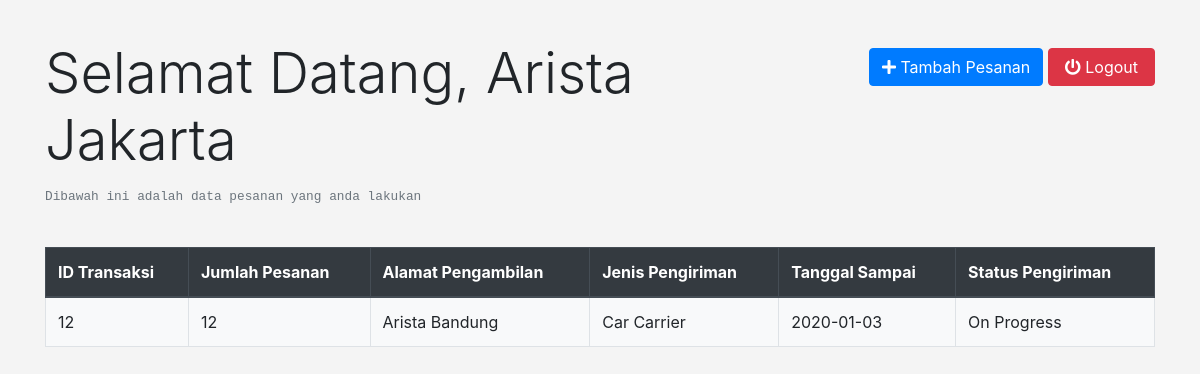
Screenshot of /halaman_pemesan.php (signed in) with the database file from the repository.
### tables this page shows
CREATE TABLE `pemesan` (
  `id_pemesan` int(11) NOT NULL,
  `username_pmsn` varchar(255) NOT NULL,
  `password_pmsn` varchar(255) NOT NULL,
  `nama_pemesan` varchar(255) NOT NULL,
  `alamat_pemesan` varchar(255) NOT NULL,
  `telephone_pemesan` varchar(255) NOT NULL
);

CREATE TABLE `transaksi_pemesanan` (
  `id_transaksi` int(11) NOT NULL,
  `id_pemesan` int(11) NOT NULL,
  `jumlah_pesanan` int(11) NOT NULL,
  `alamat_pengambilan` varchar(255) NOT NULL,
  `alamat_tujuan` varchar(255) NOT NULL,
  `jenis_pengiriman` varchar(255) NOT NULL,
  `tanggal_sampai` date NOT NULL,
  `status_pengiriman` varchar(255) NOT NULL,
  `nama_krwn` varchar(255) DEFAULT 'Search Driver'
);

### functions.php (called while the page is built, shortened)
<?php
    $conn = mysqli_connect('localhost', 'root', '', 'spk_supir_ekspedisi');
    function query($query){
        global $conn;
        $rows = [];
        $result = mysqli_query($conn,$query);
        while ($row = mysqli_fetch_assoc($result)) {
            $rows[] = $row;
        }
        return $rows;
    }
?>

### halaman_pemesan.php (the view, shortened to what this page needs)
<?php
  require 'functions.php';
  $id_pemesan = $_SESSION["id_pemesan"];
  $query_transaksi = "SELECT tr.id_transaksi, tr.jumlah_pesanan, tr.alamat_pengambilan,
                      tr.alamat_tujuan, tr.jenis_pengiriman, tr.tanggal_sampai, tr.status_pengiriman,
                      tr.nama_krwn
                      FROM transaksi_pemesanan tr
                      WHERE tr.id_pemesan = '$id_pemesan'
                      ORDER BY tr.id_transaksi DESC";
  $transaksi_pemesan = query($query_transaksi);
  $query_pemesan = "SELECT nama_pemesan FROM pemesan WHERE id_pemesan = '$id_pemesan'";
  $pemesan = query($query_pemesan)[0];
?>
<!DOCTYPE html>
<html>
<head>
    <link rel="stylesheet" href="libraries/bootstrap/css/bootstrap.css">
    <link rel="stylesheet" href="styles/main.css">
    <link rel="stylesheet" href="https://use.fontawesome.com/releases/v5.1.1/css/all.css">
</head>
<body>
    <div class="container">
      <div class="row my-4">
        <div class="col-lg-7 my-3">
          <h1 class="display-4">Selamat Datang, <?= $pemesan["nama_pemesan"]; ?></h1>
          <small class="text-muted text-monospace">Dibawah ini adalah data pesanan yang anda lakukan</small>
        </div>
        <div id="button" class="col-lg-5 my-4 text-right text-white">
          <a class="btn btn-primary" onClick ='top.location="halaman_tambah_pesanan.php?id_pemesan=<?= $id_pemesan; ?>"'>
            <i class="fa fa-plus"></i> Tambah Pesanan
          </a>
          <a href="logout.php" class="btn btn-danger px-3">
            <i class="fa fa-power-off"></i> Logout
          </a>
        </div>
      </div>
    </div>
    <main id="content">
      <div id="table_data" class="container">
        <table class="table table-bordered table-responsive-sm">
            <thead class="thead-dark">
                <tr>
                  <th scope="col">ID Transaksi</th>
                  <th scope="col">Jumlah Pesanan</th>
                  <th scope="col">Alamat Pengambilan</th>
                  <th scope="col">Jenis Pengiriman</th>
                  <th scope="col">Tanggal Sampai</th>
                  <th scope="col">Status Pengiriman</th>
                </tr>
            </thead>
            <tbody class="bg-light">
                <?php foreach($transaksi_pemesan as $transaksi): ?>
                  <tr>
                    <td><?= $transaksi["id_transaksi"];?></td>
                    <td><?= $transaksi["jumlah_pesanan"];?></td>
                    <td><?= $transaksi["alamat_pengambilan"];?></td>
                    <td><?= $transaksi["jenis_pengiriman"];?></td>
                    <td><?= $transaksi["tanggal_sampai"];?></td>
                    <td>
                      <?php
                      if($transaksi["nama_krwn"] == "Search Driver"):
                        echo "Search Driver";
                      else:
                        echo $transaksi["status_pengiriman"];
                      endif;
                      ?>
                    </td>
                  </tr>
                <?php endforeach;?>
            </tbody>
        </table>
      </div>
    </main>
</body>
</html>

### styles/main.css (style rules this page uses)
body { background-color: #f4f4f4; }

### rows the page displays
pemesan: nama_pemesan "Arista Jakarta"
transaksi_pemesanan: id_transaksi "12", jumlah_pesanan "12", alamat_pengambilan "Arista Bandung", jenis_pengiriman "Car Carrier", tanggal_sampai "2020-01-03", status_pengiriman "On Progress"
